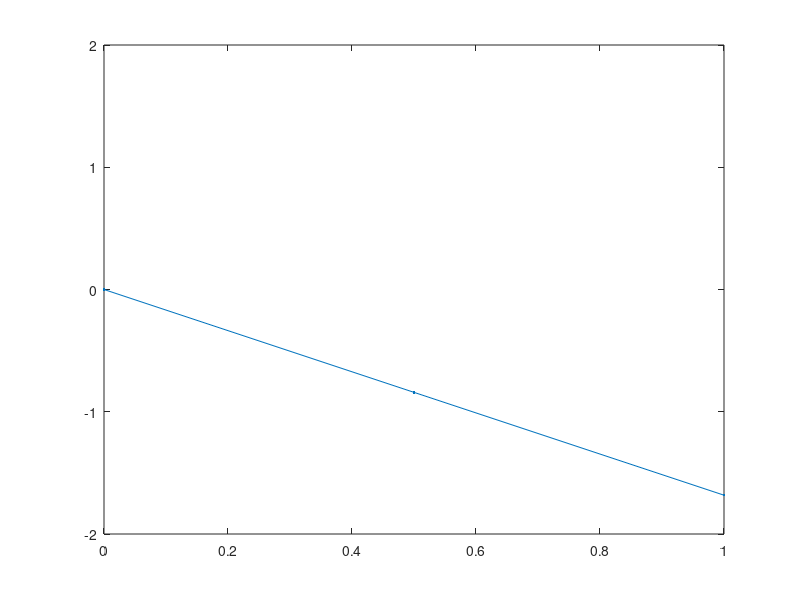

MATLAB code to generate this figure:
 % Choose a kernel (covariance function) 
kernel = 1; 
 
switch kernel
    case 1; k =@(x,y) 1*x'*y; % Linear 
    case 2; k =@(x,y) 1*min(x,y); % Brownian
    case 3; k =@(x,y) exp(-100*(x-y)'*(x-y)) % Squared exponential
    case 4; k =@(x,y) exp(-1*sqrt((x-y)'*(x-y)))
    case 5; k =@(x,y) exp(-1*sin(50*pi*(x-y))^2) % Periodic
    case 6; k =@(x,y) exp(-100*min(abs(x-y), abs(x+y))^2)
end  
        
% Choose points at which to sample 15
x= (0:.5:1); 
n = length(x); 
 
% Construct the covariance matrix 
C = zeros(n,n)
for i = 1:n 
    for j = 1:n 
        C(i,j)= k(x(i),x(j));
    end
end
 
% Sample from the Gaussian process at these 
u = randn(n,1); % sample u ~ N(0, I)
[A,S, B] = svd(C); % factor C = ASB'
z = A*sqrt(S)*u; % z = A S^.5 u 
 
% Plot 
figure(2); hold on; clf
plot(x,z,'.-')
axis([0, 1, -2, 2])